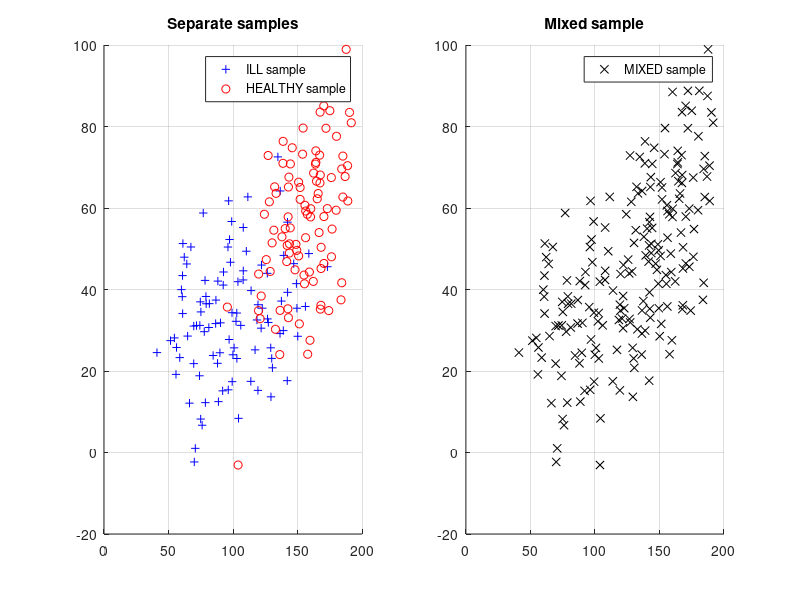

Source code (MATLAB): (Note: this script raises an error after producing the figure.)
% The objective of this exercise is constructing several classifiers for
% anemia using the blood hemoglobin concentrations and the age of the subjects under
% consideration. 
% X1 denotes the concentration of hemoglobin in grams/liter
% X2 denotes the age of the subject
% Y=1 means "anemic", Y=0 means "healthy"
% There are hence only two classes
% Goal: classify data into two classes based on these two features
%
clear
close all

%% The dataset is simulated out of a Gaussian mixture as follows
% Let {X|Y=1}~N([mu_x1_1; mu_x2_1], [sigma2_x1_1 sigma_x1x2_1;sigma_x1x2_1 sigma2_x2_1])
% Let {X|Y=0}~N([mu_x1_0; mu_x2_0], [sigma2_x1_0 sigma_x1x2_0;sigma_x1x2_0 sigma2_x2_0])

% Parameters for "anemic" distribution
mu_x1_1 = 100;
mu_x2_1 = 35;
sigma2_x1_1 = 700;
sigma2_x2_1 = 225;
sigma_x1x2_1 = 100;

% Parameters for "healthy" distribution
mu_x1_0 = 155;
mu_x2_0 = 56;
sigma2_x1_0 = 500;
sigma2_x2_0 = 300;
sigma_x1x2_0 = 150;

% Mixture parameters - feel free to change
p_mixture = 1/4;
w1 = p_mixture;
w0 = 1 - p_mixture;

%% 1.-Simulate a training data set (y_i, x_i) with n elements

n = 100;

mu1 = [mu_x1_1; mu_x2_1];
Sigma1 = [sigma2_x1_1, sigma_x1x2_1; sigma_x1x2_1, sigma2_x2_1];
mu0 = [mu_x1_0; mu_x2_0];
Sigma0 = [sigma2_x1_0, sigma_x1x2_0; sigma_x1x2_0, sigma2_x2_0];

ill_sample = mvnrnd(mu1, Sigma1, n);
healthy_sample = mvnrnd(mu0, Sigma0, n);

mixed_sample = [ill_sample; healthy_sample];
sample_class = [ones(size(ill_sample, 1), 1); ...
                        zeros(size(healthy_sample, 1), 1)];
                    
% Figure limits:
xl = [min(mixed_sample(:,1))-10, max(mixed_sample(:,1))+10];
yl = [min(mixed_sample(:,2))-10, max(mixed_sample(:,2))+10];

%% 2.- Create a 2D scatter plot that represents the hemoglobine level and health of the
% anemic and healthy subjects. Denote the anemic subjects with the symbol '+'
% and with 'o' the healthy ones

figure(1)

subplot(1,2,1)
hold on
title('Separate samples')
plot(ill_sample(:,1), ill_sample(:,2), 'b+')
plot(healthy_sample(:,1), healthy_sample(:,2), 'ro')
grid on
% pbaspect([2 2 1])
legend('ILL sample', 'HEALTHY sample')
hold off

subplot(1,2,2)
hold on
title('Mixed sample')
plot(mixed_sample(:,1), mixed_sample(:,2), 'kx')
grid on
% pbaspect([2 2 1])
legend('MIXED sample')
hold off

%% 3.-Assuming that the DGP is known, construct the Bayes classifier and use it to
% classify the generated sample. Start by constructing a function
% getEtaAnemia2features(x_current, w1, mu_x_1, Sigma_x_1, w0, mu_x_0, Sigma_x_0)
% that computes P(Y=1|X=x) when P(X) is given by a mixture of two
% Gaussians.
% Compute the number of Type I and Type II errors and the
% empirical risk of the Bayes' classifier

eta_f = @(x) getEtaAnemia2features(x, w1, mu1, Sigma1, ...
                                      w0, mu0, Sigma0) - 1/2;

% x0 = min(mu1, mu0) + (mu1-mu0)/2;
% 
% bayes_crit = fzero(eta_f, x0);

bayes_ill = mixed_sample(eta_f(mixed_sample) > 0, :);
bayes_healthy = mixed_sample(eta_f(mixed_sample) <= 0, :);

% Type 1 errors:
Type1_er_bayes = setdiff(bayes_ill, ill_sample, 'rows');
% Type 2 errors:
Type2_er_bayes = setdiff(bayes_healthy, healthy_sample, 'rows');

% Empirical risk:
bayes_emp_risk = (length(Type1_er_bayes) + length(Type2_er_bayes))/n;

%% 4.- Redo the plot in point 2 and mark in red the markers corresponding to the 
% subjects that are misclassified by the Bayes classifier

figure(2)
hold on
title('Bayes classifier error')
plot(ill_sample(:,1), ill_sample(:,2), 'k+')
plot(healthy_sample(:,1), healthy_sample(:,2), 'ko')
plot(Type1_er_bayes(:,1), Type1_er_bayes(:,2), 'rx', 'MarkerSize', 12)
plot(Type2_er_bayes(:,1), Type2_er_bayes(:,2), 'gx', 'MarkerSize', 12)
xlim(xl)
ylim(yl)

bound_image = getDecisionBoundaryPlot(xl, yl, eta_f, 1);
colormap spring
imagesc(xl, yl, bound_image, 'AlphaData', 0.2)

grid on
legend('ILL sample', 'HEALTHY sample', 'Type 1 errors', 'Type 2 errors', ...
            'Location', 'best')
% pbaspect([2 2 1])
% legend('MIXED sample')
hold off

%% 5.- Construct the logistic classifier based on the training sample and
% compute the associated errors and classifier's empirical risk.

logit_crit = @(x, beta) exp([ones(size(x,1),1), x]*beta(:));

log_beta = glmfit(mixed_sample, sample_class, 'binomial', 'link', 'logit');

logit_ill = mixed_sample(logit_crit(mixed_sample, log_beta) > 1, :);
logit_healthy = mixed_sample(logit_crit(mixed_sample, log_beta) <= 1, :);

% Type 1 errors:
Type1_er_logit = setdiff(logit_ill, ill_sample, 'rows');
% Type 2 errors:
Type2_er_logit = setdiff(logit_healthy, healthy_sample, 'rows');

% Empirical risk:
logit_emp_risk = (length(Type1_er_logit) + length(Type2_er_logit))/n;

%% 6.- Redo the plot in point 2 and mark in red the markers corresponding to the 
% subjects that are misclassified by the logistic classifier.

figure(3)
hold on
title('Logistic classifier error')

plot(ill_sample(:,1), ill_sample(:,2), 'k+')
plot(healthy_sample(:,1), healthy_sample(:,2), 'ko')
plot(Type1_er_logit(:,1), Type1_er_logit(:,2), 'rx', 'MarkerSize', 12)
plot(Type2_er_logit(:,1), Type2_er_logit(:,2), 'gx', 'MarkerSize', 12)
xlim(xl)
ylim(yl)

bound_image = getDecisionBoundaryPlot(xl, yl, ...
                                    @(x) logit_crit(x, log_beta)-1, 1);
colormap spring
imagesc(xl, yl, bound_image, 'AlphaData', 0.2)

grid on
legend('ILL sample', 'HEALTHY sample', 'Type 1 errors', 'Type 2 errors', ...
            'Location', 'best')
% pbaspect([2 2 1])
% legend('MIXED sample')
hold off

%% 7.- Construct the LDA classifier based on the training sample and 
% compute the associated errors and classifier's empirical risk.

%% 8.- Construct the QDA classifier based on the training sample and
% compute the associated errors and classifier's empirical risk.

%% 7.- Construct the Naive Bayes classifier based on the training sample and 
% compute the associated errors and classifier's empirical risk.

%% 9.- Construct perceptron hyperplane classifier based on the training sample and 
% compute the classifier's empirical risk.
% The perceptron is specified by a vector beta = [beta0, beta1, beta2] that 
% determines a separating hyperplane beta0 + beta1 * x1 + beta2 * x2
% Start by constructing a function that computes the empirical error of this
% classifier as a function of beta.

% 10.- Classify the data with a KNN classifier and compute the associated errors 
% and classifier's empirical risk with 1, 5, and 10 neighbors

% 11.- Classify the data using the unsupervised approach providing the number of classes 2
% (for that make use of the EM and MLE techniques implemented earlier; for the MLE 
% technique make an improvement and guarantee PSD constraint by construction using the Cholesky
% decomposition of covariance matrix), compute the associated errors and classifier's empirical risk.

% 12.- Generate a new testing sample and compute the testing errors of all the above
% classifiers

% 13.- Plot decision boundaries for the above used classifiers
% For that adapt the code in
% http://www.peteryu.ca/tutorials/matlab/visualize_decision_boundaries 
% for your needs
